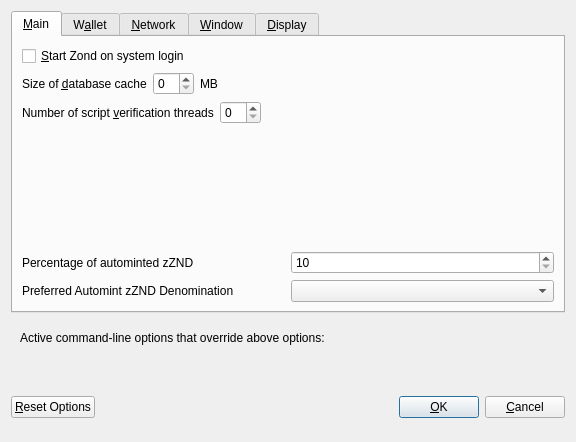
<?xml version="1.0" encoding="UTF-8"?>
<ui version="4.0">
 <class>OptionsDialog</class>
 <widget class="QDialog" name="OptionsDialog">
  <property name="geometry">
   <rect>
    <x>0</x>
    <y>0</y>
    <width>576</width>
    <height>442</height>
   </rect>
  </property>
  <property name="windowTitle">
   <string>Options</string>
  </property>
  <property name="modal">
   <bool>true</bool>
  </property>
  <layout class="QVBoxLayout" name="verticalLayout">
   <item>
    <widget class="QTabWidget" name="tabWidget">
     <property name="currentIndex">
      <number>0</number>
     </property>
     <widget class="QWidget" name="tabMain">
      <attribute name="title">
       <string>&amp;Main</string>
      </attribute>
      <layout class="QVBoxLayout" name="verticalLayout_Main">
       <item>
        <widget class="QCheckBox" name="bitcoinAtStartup">
         <property name="toolTip">
          <string>Automatically start Zond after logging in to the system.</string>
         </property>
         <property name="text">
          <string>&amp;Start Zond on system login</string>
         </property>
        </widget>
       </item>
       <item>
        <layout class="QHBoxLayout" name="horizontalLayout_2_Main">
         <item>
          <widget class="QLabel" name="databaseCacheLabel">
           <property name="text">
            <string>Size of &amp;database cache</string>
           </property>
           <property name="textFormat">
            <enum>Qt::PlainText</enum>
           </property>
           <property name="buddy">
            <cstring>databaseCache</cstring>
           </property>
          </widget>
         </item>
         <item>
          <widget class="QSpinBox" name="databaseCache"/>
         </item>
         <item>
          <widget class="QLabel" name="databaseCacheUnitLabel">
           <property name="text">
            <string>MB</string>
           </property>
           <property name="textFormat">
            <enum>Qt::PlainText</enum>
           </property>
          </widget>
         </item>
         <item>
          <spacer name="horizontalSpacer_2_Main">
           <property name="orientation">
            <enum>Qt::Horizontal</enum>
           </property>
           <property name="sizeHint" stdset="0">
            <size>
             <width>40</width>
             <height>20</height>
            </size>
           </property>
          </spacer>
         </item>
        </layout>
       </item>
       <item>
        <layout class="QHBoxLayout" name="horizontalLayout_3_Main">
         <item>
          <widget class="QLabel" name="threadsScriptVerifLabel">
           <property name="text">
            <string>Number of script &amp;verification threads</string>
           </property>
           <property name="textFormat">
            <enum>Qt::PlainText</enum>
           </property>
           <property name="buddy">
            <cstring>threadsScriptVerif</cstring>
           </property>
          </widget>
         </item>
         <item>
          <widget class="QSpinBox" name="threadsScriptVerif">
           <property name="toolTip">
            <string>(0 = auto, &lt;0 = leave that many cores free)</string>
           </property>
          </widget>
         </item>
         <item>
          <spacer name="horizontalSpacer_3_Main">
           <property name="orientation">
            <enum>Qt::Horizontal</enum>
           </property>
           <property name="sizeHint" stdset="0">
            <size>
             <width>40</width>
             <height>20</height>
            </size>
           </property>
          </spacer>
         </item>
        </layout>
       </item>
       <item>
        <spacer name="verticalSpacer_2">
         <property name="orientation">
          <enum>Qt::Vertical</enum>
         </property>
         <property name="sizeHint" stdset="0">
          <size>
           <width>20</width>
           <height>40</height>
          </size>
         </property>
        </spacer>
       </item>
       <item>
        <layout class="QHBoxLayout" name="horizontalLayout_3">
         <item>
          <widget class="QLabel" name="percentage_label">
           <property name="toolTip">
            <string>Percentage of incoming ZND which get automatically converted to zZND via Zerocoin Protocol (min: 10%)</string>
           </property>
           <property name="text">
            <string>Percentage of autominted zZND</string>
           </property>
          </widget>
         </item>
         <item>
          <widget class="QSpinBox" name="zeromintPercentage">
           <property name="minimum">
            <number>10</number>
           </property>
           <property name="maximum">
            <number>100</number>
           </property>
          </widget>
         </item>
        </layout>
       </item>
       <item>
        <layout class="QHBoxLayout" name="horizontalLayout" stretch="0,0">
         <property name="sizeConstraint">
          <enum>QLayout::SetFixedSize</enum>
         </property>
         <item>
          <widget class="QLabel" name="labelPreferredDenom">
           <property name="maximumSize">
            <size>
             <width>16777215</width>
             <height>16777215</height>
            </size>
           </property>
           <property name="toolTip">
            <string>Wait with automatic conversion to Zerocoin until enough ZND for this denomination is available</string>
           </property>
           <property name="text">
            <string>Preferred Automint zZND Denomination</string>
           </property>
          </widget>
         </item>
         <item>
          <widget class="QComboBox" name="preferredDenom">
           <property name="maximumSize">
            <size>
             <width>16777215</width>
             <height>27</height>
            </size>
           </property>
           <property name="toolTip">
            <string>Wait with automatic conversion to Zerocoin until enough ZND for this denomination is available</string>
           </property>
           <property name="maxVisibleItems">
            <number>9</number>
           </property>
           <property name="maxCount">
            <number>9</number>
           </property>
          </widget>
         </item>
        </layout>
       </item>
      </layout>
     </widget>
     <widget class="QWidget" name="tabWallet">
      <attribute name="title">
       <string>W&amp;allet</string>
      </attribute>
      <layout class="QVBoxLayout" name="verticalLayout_Wallet">
       <item>
        <widget class="QGroupBox" name="groupBox">
         <property name="title">
          <string>Expert</string>
         </property>
         <layout class="QVBoxLayout" name="verticalLayout_2">
          <item>
           <widget class="QCheckBox" name="coinControlFeatures">
            <property name="toolTip">
             <string>Whether to show coin control features or not.</string>
            </property>
            <property name="text">
             <string>Enable coin &amp;control features</string>
            </property>
           </widget>
          </item>
          <item>
           <widget class="QCheckBox" name="showMasternodesTab">
            <property name="toolTip">
             <string>Show additional tab listing all your masternodes in first sub-tab&lt;br/&gt;and all masternodes on the network in second sub-tab.</string>
            </property>
            <property name="text">
             <string>Show Masternodes Tab</string>
            </property>
           </widget>
          </item>
          <item>
           <widget class="QCheckBox" name="spendZeroConfChange">
            <property name="toolTip">
             <string>If you disable the spending of unconfirmed change, the change from a transaction&lt;br/&gt;cannot be used until that transaction has at least one confirmation.&lt;br/&gt;This also affects how your balance is computed.</string>
            </property>
            <property name="text">
             <string>&amp;Spend unconfirmed change</string>
            </property>
           </widget>
          </item>
         </layout>
        </widget>
       </item>
       <item>
        <spacer name="verticalSpacer_Wallet">
         <property name="orientation">
          <enum>Qt::Vertical</enum>
         </property>
         <property name="sizeHint" stdset="0">
          <size>
           <width>20</width>
           <height>40</height>
          </size>
         </property>
        </spacer>
       </item>
      </layout>
     </widget>
     <widget class="QWidget" name="tabNetwork">
      <attribute name="title">
       <string>&amp;Network</string>
      </attribute>
      <layout class="QVBoxLayout" name="verticalLayout_Network">
       <item>
        <widget class="QCheckBox" name="mapPortUpnp">
         <property name="toolTip">
          <string>Automatically open the Zond client port on the router. This only works when your router supports UPnP and it is enabled.</string>
         </property>
         <property name="text">
          <string>Map port using &amp;UPnP</string>
         </property>
        </widget>
       </item>
       <item>
        <widget class="QCheckBox" name="allowIncoming">
         <property name="toolTip">
          <string>Accept connections from outside</string>
         </property>
         <property name="text">
          <string>Allow incoming connections</string>
         </property>
        </widget>
       </item>
       <item>
        <widget class="QCheckBox" name="connectSocks">
         <property name="toolTip">
          <string>Connect to the Zond network through a SOCKS5 proxy.</string>
         </property>
         <property name="text">
          <string>&amp;Connect through SOCKS5 proxy (default proxy):</string>
         </property>
        </widget>
       </item>
       <item>
        <layout class="QHBoxLayout" name="horizontalLayout_1_Network">
         <item>
          <widget class="QLabel" name="proxyIpLabel">
           <property name="text">
            <string>Proxy &amp;IP:</string>
           </property>
           <property name="textFormat">
            <enum>Qt::PlainText</enum>
           </property>
           <property name="buddy">
            <cstring>proxyIp</cstring>
           </property>
          </widget>
         </item>
         <item>
          <widget class="QValidatedLineEdit" name="proxyIp">
           <property name="minimumSize">
            <size>
             <width>140</width>
             <height>0</height>
            </size>
           </property>
           <property name="maximumSize">
            <size>
             <width>140</width>
             <height>16777215</height>
            </size>
           </property>
           <property name="toolTip">
            <string>IP address of the proxy (e.g. IPv4: 127.0.0.1 / IPv6: ::1)</string>
           </property>
          </widget>
         </item>
         <item>
          <widget class="QLabel" name="proxyPortLabel">
           <property name="text">
            <string>&amp;Port:</string>
           </property>
           <property name="textFormat">
            <enum>Qt::PlainText</enum>
           </property>
           <property name="buddy">
            <cstring>proxyPort</cstring>
           </property>
          </widget>
         </item>
         <item>
          <widget class="QLineEdit" name="proxyPort">
           <property name="minimumSize">
            <size>
             <width>55</width>
             <height>0</height>
            </size>
           </property>
           <property name="maximumSize">
            <size>
             <width>55</width>
             <height>16777215</height>
            </size>
           </property>
           <property name="toolTip">
            <string>Port of the proxy (e.g. 9050)</string>
           </property>
          </widget>
         </item>
         <item>
          <spacer name="horizontalSpacer_1_Network">
           <property name="orientation">
            <enum>Qt::Horizontal</enum>
           </property>
           <property name="sizeHint" stdset="0">
            <size>
             <width>40</width>
             <height>20</height>
            </size>
           </property>
          </spacer>
         </item>
        </layout>
       </item>
       <item>
        <spacer name="verticalSpacer_Network">
         <property name="orientation">
          <enum>Qt::Vertical</enum>
         </property>
         <property name="sizeHint" stdset="0">
          <size>
           <width>20</width>
           <height>40</height>
          </size>
         </property>
        </spacer>
       </item>
      </layout>
     </widget>
     <widget class="QWidget" name="tabWindow">
      <attribute name="title">
       <string>&amp;Window</string>
      </attribute>
      <layout class="QVBoxLayout" name="verticalLayout_Window">
       <item>
        <widget class="QCheckBox" name="minimizeToTray">
         <property name="toolTip">
          <string>Show only a tray icon after minimizing the window.</string>
         </property>
         <property name="text">
          <string>&amp;Minimize to the tray instead of the taskbar</string>
         </property>
        </widget>
       </item>
       <item>
        <widget class="QCheckBox" name="minimizeOnClose">
         <property name="toolTip">
          <string>Minimize instead of exit the application when the window is closed. When this option is enabled, the application will be closed only after selecting Quit in the menu.</string>
         </property>
         <property name="text">
          <string>M&amp;inimize on close</string>
         </property>
        </widget>
       </item>
       <item>
        <spacer name="verticalSpacer_Window">
         <property name="orientation">
          <enum>Qt::Vertical</enum>
         </property>
         <property name="sizeHint" stdset="0">
          <size>
           <width>20</width>
           <height>40</height>
          </size>
         </property>
        </spacer>
       </item>
      </layout>
     </widget>
     <widget class="QWidget" name="tabDisplay">
      <attribute name="title">
       <string>&amp;Display</string>
      </attribute>
      <layout class="QVBoxLayout" name="verticalLayout_Display">
       <item>
        <layout class="QHBoxLayout" name="horizontalLayout_1_Display">
         <item>
          <widget class="QLabel" name="langLabel">
           <property name="text">
            <string>User Interface &amp;language:</string>
           </property>
           <property name="textFormat">
            <enum>Qt::PlainText</enum>
           </property>
           <property name="buddy">
            <cstring>lang</cstring>
           </property>
          </widget>
         </item>
         <item>
          <widget class="QValueComboBox" name="lang">
           <property name="toolTip">
            <string>The user interface language can be set here. This setting will take effect after restarting Zond.</string>
           </property>
          </widget>
         </item>
        </layout>
       </item>
       <item>
        <widget class="QLabel" name="label_3">
         <property name="toolTip">
          <string notr="true"/>
         </property>
         <property name="statusTip">
          <string notr="true"/>
         </property>
         <property name="whatsThis">
          <string notr="true"/>
         </property>
         <property name="accessibleName">
          <string notr="true"/>
         </property>
         <property name="text">
          <string>Language missing or translation incomplete? Help contributing translations here:
https://www.transifex.com/zond-project/zond-project-translations</string>
         </property>
         <property name="wordWrap">
          <bool>true</bool>
         </property>
         <property name="openExternalLinks">
          <bool>true</bool>
         </property>
         <property name="textInteractionFlags">
          <set>Qt::TextBrowserInteraction</set>
         </property>
        </widget>
       </item>
       <item>
        <layout class="QHBoxLayout" name="horizontalLayout_4_Display" stretch="0,0">
         <item>
          <widget class="QLabel" name="themeLabel">
           <property name="text">
            <string>User Interface Theme:</string>
           </property>
          </widget>
         </item>
         <item>
          <widget class="QValueComboBox" name="theme"/>
         </item>
        </layout>
       </item>
       <item>
        <widget class="Line" name="line">
         <property name="orientation">
          <enum>Qt::Horizontal</enum>
         </property>
        </widget>
       </item>
       <item>
        <layout class="QHBoxLayout" name="horizontalLayout_2_Display">
         <item>
          <widget class="QLabel" name="unitLabel">
           <property name="text">
            <string>&amp;Unit to show amounts in:</string>
           </property>
           <property name="textFormat">
            <enum>Qt::PlainText</enum>
           </property>
           <property name="buddy">
            <cstring>unit</cstring>
           </property>
          </widget>
         </item>
         <item>
          <widget class="QValueComboBox" name="unit">
           <property name="toolTip">
            <string>Choose the default subdivision unit to show in the interface and when sending coins.</string>
           </property>
          </widget>
         </item>
        </layout>
       </item>
       <item>
        <layout class="QHBoxLayout" name="horizontalLayout_5_Display">
         <item>
          <widget class="QLabel" name="digitsLabel">
           <property name="text">
            <string>Decimal digits</string>
           </property>
          </widget>
         </item>
         <item>
          <widget class="QValueComboBox" name="digits"/>
         </item>
        </layout>
       </item>
       <item>
        <layout class="QHBoxLayout" name="horizontalLayout_3_Display">
         <item>
          <widget class="QLabel" name="thirdPartyTxUrlsLabel">
           <property name="toolTip">
            <string>Third party URLs (e.g. a block explorer) that appear in the transactions tab as context menu items. %s in the URL is replaced by transaction hash. Multiple URLs are separated by vertical bar |.</string>
           </property>
           <property name="text">
            <string>Third party transaction URLs</string>
           </property>
           <property name="buddy">
            <cstring>thirdPartyTxUrls</cstring>
           </property>
          </widget>
         </item>
         <item>
          <widget class="QLineEdit" name="thirdPartyTxUrls">
           <property name="toolTip">
            <string>Third party URLs (e.g. a block explorer) that appear in the transactions tab as context menu items. %s in the URL is replaced by transaction hash. Multiple URLs are separated by vertical bar |.</string>
           </property>
          </widget>
         </item>
        </layout>
       </item>
       <item>
        <spacer name="verticalSpacer">
         <property name="orientation">
          <enum>Qt::Vertical</enum>
         </property>
         <property name="sizeHint" stdset="0">
          <size>
           <width>20</width>
           <height>40</height>
          </size>
         </property>
        </spacer>
       </item>
      </layout>
     </widget>
    </widget>
   </item>
   <item>
    <widget class="QFrame" name="frame">
     <layout class="QVBoxLayout" name="verticalLayout_Bottom">
      <item>
       <layout class="QHBoxLayout" name="horizontalLayout_Bottom">
        <item>
         <widget class="QLabel" name="overriddenByCommandLineInfoLabel">
          <property name="text">
           <string>Active command-line options that override above options:</string>
          </property>
          <property name="textFormat">
           <enum>Qt::PlainText</enum>
          </property>
         </widget>
        </item>
        <item>
         <spacer name="horizontalSpacer_Bottom">
          <property name="orientation">
           <enum>Qt::Horizontal</enum>
          </property>
          <property name="sizeHint" stdset="0">
           <size>
            <width>40</width>
            <height>20</height>
           </size>
          </property>
         </spacer>
        </item>
       </layout>
      </item>
      <item>
       <widget class="QLabel" name="overriddenByCommandLineLabel">
        <property name="text">
         <string/>
        </property>
        <property name="textFormat">
         <enum>Qt::PlainText</enum>
        </property>
        <property name="wordWrap">
         <bool>true</bool>
        </property>
       </widget>
      </item>
     </layout>
    </widget>
   </item>
   <item>
    <layout class="QHBoxLayout" name="horizontalLayout_Buttons">
     <item>
      <widget class="QPushButton" name="resetButton">
       <property name="toolTip">
        <string>Reset all client options to default.</string>
       </property>
       <property name="text">
        <string>&amp;Reset Options</string>
       </property>
       <property name="autoDefault">
        <bool>false</bool>
       </property>
      </widget>
     </item>
     <item>
      <spacer name="horizontalSpacer_1">
       <property name="orientation">
        <enum>Qt::Horizontal</enum>
       </property>
       <property name="sizeHint" stdset="0">
        <size>
         <width>40</width>
         <height>48</height>
        </size>
       </property>
      </spacer>
     </item>
     <item>
      <widget class="QLabel" name="statusLabel">
       <property name="minimumSize">
        <size>
         <width>200</width>
         <height>0</height>
        </size>
       </property>
       <property name="font">
        <font>
         <weight>75</weight>
         <bold>true</bold>
        </font>
       </property>
       <property name="text">
        <string/>
       </property>
       <property name="textFormat">
        <enum>Qt::PlainText</enum>
       </property>
       <property name="wordWrap">
        <bool>true</bool>
       </property>
      </widget>
     </item>
     <item>
      <spacer name="horizontalSpacer_2">
       <property name="orientation">
        <enum>Qt::Horizontal</enum>
       </property>
       <property name="sizeHint" stdset="0">
        <size>
         <width>40</width>
         <height>48</height>
        </size>
       </property>
      </spacer>
     </item>
     <item>
      <widget class="QPushButton" name="okButton">
       <property name="text">
        <string>&amp;OK</string>
       </property>
       <property name="autoDefault">
        <bool>false</bool>
       </property>
       <property name="default">
        <bool>true</bool>
       </property>
      </widget>
     </item>
     <item>
      <widget class="QPushButton" name="cancelButton">
       <property name="text">
        <string>&amp;Cancel</string>
       </property>
       <property name="autoDefault">
        <bool>false</bool>
       </property>
      </widget>
     </item>
    </layout>
   </item>
  </layout>
 </widget>
 <customwidgets>
  <customwidget>
   <class>QValidatedLineEdit</class>
   <extends>QLineEdit</extends>
   <header>qvalidatedlineedit.h</header>
  </customwidget>
  <customwidget>
   <class>QValueComboBox</class>
   <extends>QComboBox</extends>
   <header>qvaluecombobox.h</header>
  </customwidget>
 </customwidgets>
 <resources/>
 <connections/>
</ui>
